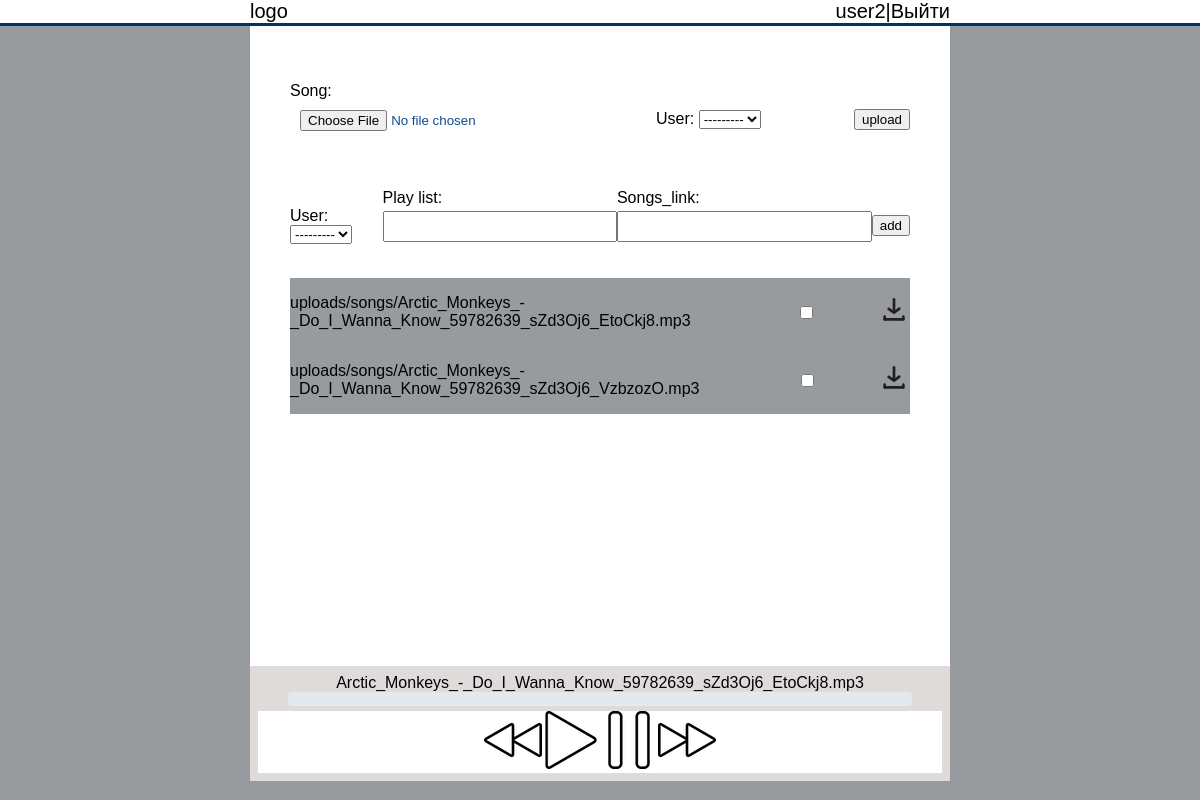
Page /profile/ (signed in) on the committed database.
### player/models.py (models this page shows)
class Songs(models.Model):
    song = models.FileField(upload_to='uploads/songs', blank=True, validators=[
        FileExtensionValidator(allowed_extensions=['mp3'], message='только mp3 формат')])
    user = models.ForeignKey(User, blank=True, default=None, on_delete=models.CASCADE)
    def __str__(self):
        return str(self.song)
    class Meta:
        verbose_name = 'песни'
        verbose_name_plural = 'песни'

### player/views.py (the view, shortened to what this page needs)
# urls.py: path('profile/', user_p, name='profile'),
def user_p(request):
    songs = Songs.objects.filter(user=request.user)
    load_song = UploadFileForm()
    play_list = PlayListForm
    dict_obj = {
        'play_list': play_list,
        'songs': songs,
        'load_song': load_song,
    }
    return render(request, 'player/profile.html', dict_obj)

### player/forms.py
class UploadFileForm(forms.ModelForm):
    class Meta:
        model = Songs
        fields = ('song', 'user')

### player/templates/player/profile.html (shortened to what this page needs)
{% extends 'player/base.html' %}
{% block content %}
<div class="wrap-upload">
    <form action="" class="upload" method="post" enctype="multipart/form-data">
        {{ load_song.as_p }}
        <button class="upload-btn" name="upload" type="submit">upload</button>
    </form>
</div>
<div class="wrap-upload">
     <form action="" class="upload" method="post" enctype="multipart/form-data">
        <p>{{play_list.as_p}}</p>
        <button class="upload-btn" name="add" type="submit">add</button>
    </form>
</div>
{% endblock %}

### player/templates/player/base.html (shortened to what this page needs)
<!DOCTYPE html>
{% load static %}
<html lang="en">
<head>
    <link rel="stylesheet" href="{% static 'css/style.css' %}">
</head>
<body>
<div class="header">
    <div class="wrapper">
        <ul class="mainmenu">
            <li><a href="{% url 'base' %}">logo</a>
            {% if user.is_authenticated %}
            <li><a href="{% url 'profile' %}">{{user.username}}</a>|<a href="{% url 'logout' %}">Выйти</a></li>
            {% else %}
            <li><a href="{% url 'register' %}">Реристрация</a>|<a href="{% url 'login' %}">Войти</a></li>
            {% endif %}
        </ul>
    </div>
</div>
<div class="body">
    <div class="body-wrapper">
        {% block content %}
        {% endblock %}
        {% for s in songs %}
        <div class="sound-wrapper">
            <p class="sound">{{s}}</p>
            <div class="option">
                <input class="checkbox" type="checkbox">
                <a href="media/{{s}}" download="">
                <img src="static/download-2.svg" alt=""></a>
            </div>
        </div>
        {% endfor %}
    </div>
</div>
<div class="footer">
    <div class="wrapper">
        <div class="player-container">
            <div class="name-song">nan</div>
            <div class="progress-bar"></div>
            <div class="buttons">
                <div class="prev"><img src="static/prev.png" alt=""></div>
                <div class="play"><img src="static/play.png" alt=""></div>
                <div class="pause"><img src="static/pause.png" alt=""></div>
                <div class="next"><img src="static/next.png" alt=""></div>
            </div>
        </div>
    </div>
</div>
</body>
</html>

### player/static/css/style.css (style rules this page uses)
body { padding: 0; margin: 0; font-family: Arial, Helvetica, sans-serif; background-color: #989b9e; }
.wrapper { max-width: 1300px; margin: 0 auto; }
.footer { margin: 0 auto; max-width: 700px; background-color: #dfdbdb; position: sticky; bottom: 0; }
.header { background-color: rgb(255, 255, 255); border-bottom: solid #003366; }
.body { margin: 0 auto; max-width: 700px; background-color: #ffffff; }
.body-wrapper { margin: 0 auto; min-height: 80vh; padding: 40px; box-sizing: border-box; }
.sound-wrapper { align-items: center; display: flex; justify-content: space-between; background-color: #989b9e; }
.option { display: flex; justify-content: space-between; width: 250px; align-items: center; }
.checkbox { margin: 0 auto; }
.mainmenu { margin: 0 auto; max-width: 700px; font-size: 20px; display: flex; justify-content: space-between; align-items: center; }
.mainmenu a { color: #000; }
.upload { display: flex; justify-content: space-between; align-items: center; }
ul { list-style: none; padding: 0; }
a { text-decoration: none; }
.player-container { padding: 8px; box-sizing: border-box; }
.name-song { margin: 0 auto; text-align: center; }
.buttons { margin: 0 auto; display: flex; justify-content: center; background-color: #ffffff; }
.progress-bar { width: 90%; height: 6px; background-color: #e4e9ed; margin: 0 auto; padding: 4px; margin-bottom: 5px; border-radius: 4px; cursor: pointer; }
input { width: 100%; padding: 6px 10px; box-sizing: border-box; margin-top: 4px; margin-bottom: 20px; color: #0d4d8d; }

### rows in the picture
Songs: song "uploads/songs/Arctic_Monkeys_-_Do_I_Wanna_Know_59782639_sZd3Oj6_EtoCkj8.mp3"
Songs: song "uploads/songs/Arctic_Monkeys_-_Do_I_Wanna_Know_59782639_sZd3Oj6_VzbzozO.mp3"

### other values in the picture
{{ user.username }} "user2"
